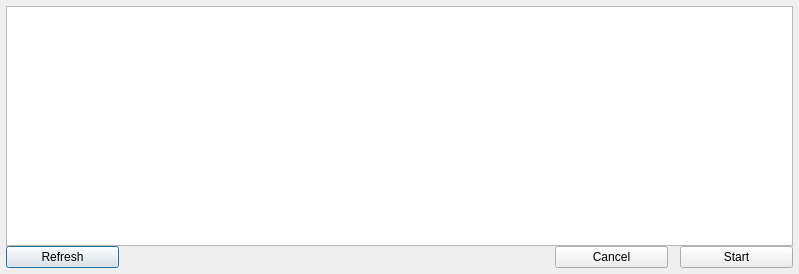
<?xml version="1.0" encoding="UTF-8"?>
<ui version="4.0">
 <class>file_system_post_launcher</class>
 <widget class="QDialog" name="file_system_post_launcher">
  <property name="geometry">
   <rect>
    <x>0</x>
    <y>0</y>
    <width>799</width>
    <height>274</height>
   </rect>
  </property>
  <property name="windowTitle">
   <string>Processing Status</string>
  </property>
  <layout class="QVBoxLayout" name="verticalLayout">
   <property name="spacing">
    <number>0</number>
   </property>
   <property name="leftMargin">
    <number>6</number>
   </property>
   <property name="topMargin">
    <number>6</number>
   </property>
   <property name="rightMargin">
    <number>6</number>
   </property>
   <property name="bottomMargin">
    <number>6</number>
   </property>
   <item>
    <widget class="QTableWidget" name="tableWidget_sources">
     <property name="styleSheet">
      <string notr="true"/>
     </property>
     <property name="editTriggers">
      <set>QAbstractItemView::NoEditTriggers</set>
     </property>
     <property name="alternatingRowColors">
      <bool>true</bool>
     </property>
     <property name="selectionMode">
      <enum>QAbstractItemView::NoSelection</enum>
     </property>
     <property name="showGrid">
      <bool>false</bool>
     </property>
     <property name="gridStyle">
      <enum>Qt::DashDotLine</enum>
     </property>
    </widget>
   </item>
   <item>
    <layout class="QHBoxLayout" name="horizontalLayout">
     <property name="spacing">
      <number>12</number>
     </property>
     <item>
      <widget class="QPushButton" name="pushButton_refresh">
       <property name="minimumSize">
        <size>
         <width>113</width>
         <height>0</height>
        </size>
       </property>
       <property name="text">
        <string>Refresh</string>
       </property>
      </widget>
     </item>
     <item>
      <spacer name="horizontalSpacer">
       <property name="orientation">
        <enum>Qt::Horizontal</enum>
       </property>
       <property name="sizeHint" stdset="0">
        <size>
         <width>40</width>
         <height>20</height>
        </size>
       </property>
      </spacer>
     </item>
     <item>
      <widget class="QPushButton" name="pushButton_cancel">
       <property name="minimumSize">
        <size>
         <width>113</width>
         <height>0</height>
        </size>
       </property>
       <property name="text">
        <string>Cancel</string>
       </property>
      </widget>
     </item>
     <item>
      <widget class="QPushButton" name="pushButton_start">
       <property name="minimumSize">
        <size>
         <width>113</width>
         <height>0</height>
        </size>
       </property>
       <property name="text">
        <string>Start</string>
       </property>
      </widget>
     </item>
    </layout>
   </item>
  </layout>
 </widget>
 <resources/>
 <connections/>
</ui>
